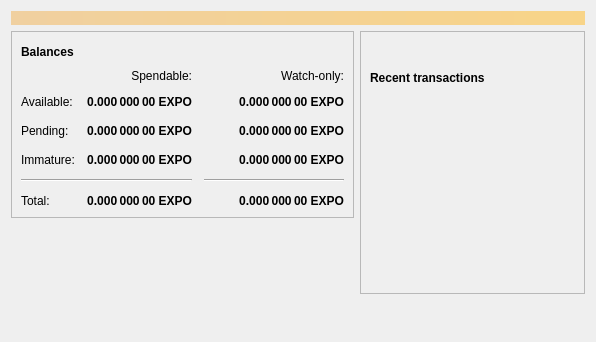
<?xml version="1.0" encoding="UTF-8"?>
<ui version="4.0">
 <class>OverviewPage</class>
 <widget class="QWidget" name="OverviewPage">
  <property name="geometry">
   <rect>
    <x>0</x>
    <y>0</y>
    <width>596</width>
    <height>342</height>
   </rect>
  </property>
  <property name="windowTitle">
   <string>Form</string>
  </property>
  <layout class="QVBoxLayout" name="topLayout">
   <item>
    <widget class="QLabel" name="labelAlerts">
     <property name="visible">
      <bool>false</bool>
     </property>
     <property name="styleSheet">
      <string notr="true">QLabel { background-color: qlineargradient(x1: 0, y1: 0, x2: 1, y2: 0, stop:0 #F0D0A0, stop:1 #F8D488); color:#000000; }</string>
     </property>
     <property name="wordWrap">
      <bool>true</bool>
     </property>
     <property name="margin">
      <number>3</number>
     </property>
     <property name="textInteractionFlags">
      <set>Qt::TextSelectableByMouse</set>
     </property>
    </widget>
   </item>
   <item>
    <layout class="QHBoxLayout" name="horizontalLayout" stretch="1,1">
     <item>
      <layout class="QVBoxLayout" name="verticalLayout_2">
       <item>
        <widget class="QFrame" name="frame">
         <property name="frameShape">
          <enum>QFrame::StyledPanel</enum>
         </property>
         <property name="frameShadow">
          <enum>QFrame::Raised</enum>
         </property>
         <layout class="QVBoxLayout" name="verticalLayout_4">
          <item>
           <layout class="QHBoxLayout" name="horizontalLayout_4">
            <item>
             <widget class="QLabel" name="label_5">
              <property name="font">
               <font>
                <weight>75</weight>
                <bold>true</bold>
               </font>
              </property>
              <property name="text">
               <string>Balances</string>
              </property>
             </widget>
            </item>
            <item>
             <widget class="QPushButton" name="labelWalletStatus">
              <property name="enabled">
               <bool>true</bool>
              </property>
              <property name="maximumSize">
               <size>
                <width>30</width>
                <height>16777215</height>
               </size>
              </property>
              <property name="toolTip">
               <string>The displayed information may be out of date. Your wallet automatically synchronizes with the ExpoCash network after a connection is established, but this process has not completed yet.</string>
              </property>
              <property name="text">
               <string/>
              </property>
              <property name="icon">
               <iconset resource="../bitcoin.qrc">
                <normaloff>:/icons/warning</normaloff>
                <disabledoff>:/icons/warning</disabledoff>:/icons/warning</iconset>
              </property>
              <property name="iconSize">
               <size>
                <width>24</width>
                <height>24</height>
               </size>
              </property>
              <property name="flat">
               <bool>true</bool>
              </property>
             </widget>
            </item>
            <item>
             <spacer name="horizontalSpacer_3">
              <property name="orientation">
               <enum>Qt::Horizontal</enum>
              </property>
              <property name="sizeHint" stdset="0">
               <size>
                <width>40</width>
                <height>20</height>
               </size>
              </property>
             </spacer>
            </item>
           </layout>
          </item>
          <item>
           <layout class="QGridLayout" name="gridLayout">
            <property name="spacing">
             <number>12</number>
            </property>
            <item row="2" column="2">
             <widget class="QLabel" name="labelWatchPending">
              <property name="font">
               <font>
                <weight>75</weight>
                <bold>true</bold>
               </font>
              </property>
              <property name="cursor">
               <cursorShape>IBeamCursor</cursorShape>
              </property>
              <property name="toolTip">
               <string>Unconfirmed transactions to watch-only addresses</string>
              </property>
              <property name="text">
               <string notr="true">0.000 000 00 EXPO</string>
              </property>
              <property name="alignment">
               <set>Qt::AlignRight|Qt::AlignTrailing|Qt::AlignVCenter</set>
              </property>
              <property name="textInteractionFlags">
               <set>Qt::LinksAccessibleByMouse|Qt::TextSelectableByKeyboard|Qt::TextSelectableByMouse</set>
              </property>
             </widget>
            </item>
            <item row="2" column="1">
             <widget class="QLabel" name="labelUnconfirmed">
              <property name="font">
               <font>
                <weight>75</weight>
                <bold>true</bold>
               </font>
              </property>
              <property name="cursor">
               <cursorShape>IBeamCursor</cursorShape>
              </property>
              <property name="toolTip">
               <string>Total of transactions that have yet to be confirmed, and do not yet count toward the spendable balance</string>
              </property>
              <property name="text">
               <string notr="true">0.000 000 00 EXPO</string>
              </property>
              <property name="alignment">
               <set>Qt::AlignRight|Qt::AlignTrailing|Qt::AlignVCenter</set>
              </property>
              <property name="textInteractionFlags">
               <set>Qt::LinksAccessibleByMouse|Qt::TextSelectableByKeyboard|Qt::TextSelectableByMouse</set>
              </property>
             </widget>
            </item>
            <item row="3" column="2">
             <widget class="QLabel" name="labelWatchImmature">
              <property name="font">
               <font>
                <weight>75</weight>
                <bold>true</bold>
               </font>
              </property>
              <property name="cursor">
               <cursorShape>IBeamCursor</cursorShape>
              </property>
              <property name="toolTip">
               <string>Mined balance in watch-only addresses that has not yet matured</string>
              </property>
              <property name="text">
               <string notr="true">0.000 000 00 EXPO</string>
              </property>
              <property name="alignment">
               <set>Qt::AlignRight|Qt::AlignTrailing|Qt::AlignVCenter</set>
              </property>
              <property name="textInteractionFlags">
               <set>Qt::LinksAccessibleByMouse|Qt::TextSelectableByKeyboard|Qt::TextSelectableByMouse</set>
              </property>
             </widget>
            </item>
            <item row="4" column="0" colspan="2">
             <widget class="Line" name="line">
              <property name="orientation">
               <enum>Qt::Horizontal</enum>
              </property>
             </widget>
            </item>
            <item row="4" column="2">
             <widget class="Line" name="lineWatchBalance">
              <property name="sizePolicy">
               <sizepolicy hsizetype="Preferred" vsizetype="Fixed">
                <horstretch>0</horstretch>
                <verstretch>0</verstretch>
               </sizepolicy>
              </property>
              <property name="minimumSize">
               <size>
                <width>140</width>
                <height>0</height>
               </size>
              </property>
              <property name="orientation">
               <enum>Qt::Horizontal</enum>
              </property>
             </widget>
            </item>
            <item row="5" column="0">
             <widget class="QLabel" name="labelTotalText">
              <property name="text">
               <string>Total:</string>
              </property>
             </widget>
            </item>
            <item row="3" column="1">
             <widget class="QLabel" name="labelImmature">
              <property name="font">
               <font>
                <weight>75</weight>
                <bold>true</bold>
               </font>
              </property>
              <property name="cursor">
               <cursorShape>IBeamCursor</cursorShape>
              </property>
              <property name="toolTip">
               <string>Mined balance that has not yet matured</string>
              </property>
              <property name="text">
               <string notr="true">0.000 000 00 EXPO</string>
              </property>
              <property name="alignment">
               <set>Qt::AlignRight|Qt::AlignTrailing|Qt::AlignVCenter</set>
              </property>
              <property name="textInteractionFlags">
               <set>Qt::LinksAccessibleByMouse|Qt::TextSelectableByKeyboard|Qt::TextSelectableByMouse</set>
              </property>
             </widget>
            </item>
            <item row="2" column="3">
             <spacer name="horizontalSpacer_2">
              <property name="orientation">
               <enum>Qt::Horizontal</enum>
              </property>
              <property name="sizeHint" stdset="0">
               <size>
                <width>40</width>
                <height>20</height>
               </size>
              </property>
             </spacer>
            </item>
            <item row="3" column="0">
             <widget class="QLabel" name="labelImmatureText">
              <property name="text">
               <string>Immature:</string>
              </property>
             </widget>
            </item>
            <item row="5" column="1">
             <widget class="QLabel" name="labelTotal">
              <property name="font">
               <font>
                <weight>75</weight>
                <bold>true</bold>
               </font>
              </property>
              <property name="cursor">
               <cursorShape>IBeamCursor</cursorShape>
              </property>
              <property name="toolTip">
               <string>Your current total balance</string>
              </property>
              <property name="text">
               <string notr="true">0.000 000 00 EXPO</string>
              </property>
              <property name="alignment">
               <set>Qt::AlignRight|Qt::AlignTrailing|Qt::AlignVCenter</set>
              </property>
              <property name="textInteractionFlags">
               <set>Qt::LinksAccessibleByMouse|Qt::TextSelectableByKeyboard|Qt::TextSelectableByMouse</set>
              </property>
             </widget>
            </item>
            <item row="5" column="2">
             <widget class="QLabel" name="labelWatchTotal">
              <property name="font">
               <font>
                <weight>75</weight>
                <bold>true</bold>
               </font>
              </property>
              <property name="cursor">
               <cursorShape>IBeamCursor</cursorShape>
              </property>
              <property name="toolTip">
               <string>Current total balance in watch-only addresses</string>
              </property>
              <property name="text">
               <string notr="true">0.000 000 00 EXPO</string>
              </property>
              <property name="alignment">
               <set>Qt::AlignRight|Qt::AlignTrailing|Qt::AlignVCenter</set>
              </property>
              <property name="textInteractionFlags">
               <set>Qt::LinksAccessibleByMouse|Qt::TextSelectableByKeyboard|Qt::TextSelectableByMouse</set>
              </property>
             </widget>
            </item>
            <item row="0" column="2">
             <widget class="QLabel" name="labelWatchonly">
              <property name="text">
               <string>Watch-only:</string>
              </property>
              <property name="alignment">
               <set>Qt::AlignRight|Qt::AlignTrailing|Qt::AlignVCenter</set>
              </property>
             </widget>
            </item>
            <item row="1" column="0">
             <widget class="QLabel" name="labelBalanceText">
              <property name="text">
               <string>Available:</string>
              </property>
             </widget>
            </item>
            <item row="1" column="1">
             <widget class="QLabel" name="labelBalance">
              <property name="font">
               <font>
                <weight>75</weight>
                <bold>true</bold>
               </font>
              </property>
              <property name="cursor">
               <cursorShape>IBeamCursor</cursorShape>
              </property>
              <property name="toolTip">
               <string>Your current spendable balance</string>
              </property>
              <property name="text">
               <string notr="true">0.000 000 00 EXPO</string>
              </property>
              <property name="alignment">
               <set>Qt::AlignRight|Qt::AlignTrailing|Qt::AlignVCenter</set>
              </property>
              <property name="textInteractionFlags">
               <set>Qt::LinksAccessibleByMouse|Qt::TextSelectableByKeyboard|Qt::TextSelectableByMouse</set>
              </property>
             </widget>
            </item>
            <item row="1" column="2">
             <widget class="QLabel" name="labelWatchAvailable">
              <property name="font">
               <font>
                <weight>75</weight>
                <bold>true</bold>
               </font>
              </property>
              <property name="cursor">
               <cursorShape>IBeamCursor</cursorShape>
              </property>
              <property name="toolTip">
               <string>Your current balance in watch-only addresses</string>
              </property>
              <property name="text">
               <string notr="true">0.000 000 00 EXPO</string>
              </property>
              <property name="alignment">
               <set>Qt::AlignRight|Qt::AlignTrailing|Qt::AlignVCenter</set>
              </property>
              <property name="textInteractionFlags">
               <set>Qt::LinksAccessibleByMouse|Qt::TextSelectableByKeyboard|Qt::TextSelectableByMouse</set>
              </property>
             </widget>
            </item>
            <item row="2" column="0">
             <widget class="QLabel" name="labelPendingText">
              <property name="text">
               <string>Pending:</string>
              </property>
             </widget>
            </item>
            <item row="0" column="1">
             <widget class="QLabel" name="labelSpendable">
              <property name="text">
               <string>Spendable:</string>
              </property>
              <property name="alignment">
               <set>Qt::AlignRight|Qt::AlignTrailing|Qt::AlignVCenter</set>
              </property>
             </widget>
            </item>
           </layout>
          </item>
         </layout>
        </widget>
       </item>
       <item>
        <spacer name="verticalSpacer">
         <property name="orientation">
          <enum>Qt::Vertical</enum>
         </property>
         <property name="sizeHint" stdset="0">
          <size>
           <width>20</width>
           <height>40</height>
          </size>
         </property>
        </spacer>
       </item>
      </layout>
     </item>
     <item>
      <layout class="QVBoxLayout" name="verticalLayout_3">
       <item>
        <widget class="QFrame" name="frame_2">
         <property name="frameShape">
          <enum>QFrame::StyledPanel</enum>
         </property>
         <property name="frameShadow">
          <enum>QFrame::Raised</enum>
         </property>
         <layout class="QVBoxLayout" name="verticalLayout">
          <item>
           <layout class="QHBoxLayout" name="horizontalLayout_3">
            <item>
             <widget class="QLabel" name="labelHorizontalLogo">
              <property name="maximumSize">
               <size>
                <width>305</width>
                <height>502</height>
               </size>
              </property>
              <property name="text">
               <string/>
              </property>
              <property name="pixmap">
               <pixmap resource="../bitcoin.qrc">:/icons/horizontal_logo</pixmap>
              </property>
              <property name="scaledContents">
               <bool>false</bool>
              </property>
              <property name="alignment">
               <set>Qt::AlignBottom|Qt::AlignLeading|Qt::AlignLeft</set>
              </property>
             </widget>
            </item>
            <item>
             <spacer name="horizontalSpacer_4">
              <property name="orientation">
               <enum>Qt::Horizontal</enum>
              </property>
              <property name="sizeHint" stdset="0">
               <size>
                <width>40</width>
                <height>20</height>
               </size>
              </property>
             </spacer>
            </item>
           </layout>
          </item>
          <item>
           <layout class="QHBoxLayout" name="horizontalLayout_2">
            <item>
             <widget class="QLabel" name="label_4">
              <property name="font">
               <font>
                <weight>75</weight>
                <bold>true</bold>
               </font>
              </property>
              <property name="text">
               <string>Recent transactions</string>
              </property>
             </widget>
            </item>
            <item>
             <widget class="QPushButton" name="labelTransactionsStatus">
              <property name="enabled">
               <bool>true</bool>
              </property>
              <property name="maximumSize">
               <size>
                <width>30</width>
                <height>16777215</height>
               </size>
              </property>
              <property name="toolTip">
               <string>The displayed information may be out of date. Your wallet automatically synchronizes with the ExpoCash network after a connection is established, but this process has not completed yet.</string>
              </property>
              <property name="text">
               <string/>
              </property>
              <property name="icon">
               <iconset resource="../bitcoin.qrc">
                <normaloff>:/icons/warning</normaloff>
                <disabledoff>:/icons/warning</disabledoff>:/icons/warning</iconset>
              </property>
              <property name="iconSize">
               <size>
                <width>24</width>
                <height>24</height>
               </size>
              </property>
              <property name="flat">
               <bool>true</bool>
              </property>
             </widget>
            </item>
            <item>
             <spacer name="horizontalSpacer">
              <property name="orientation">
               <enum>Qt::Horizontal</enum>
              </property>
              <property name="sizeHint" stdset="0">
               <size>
                <width>40</width>
                <height>20</height>
               </size>
              </property>
             </spacer>
            </item>
           </layout>
          </item>
          <item>
           <widget class="QListView" name="listTransactions">
            <property name="styleSheet">
             <string notr="true">QListView { background: transparent; }</string>
            </property>
            <property name="frameShape">
             <enum>QFrame::NoFrame</enum>
            </property>
            <property name="verticalScrollBarPolicy">
             <enum>Qt::ScrollBarAlwaysOff</enum>
            </property>
            <property name="horizontalScrollBarPolicy">
             <enum>Qt::ScrollBarAlwaysOff</enum>
            </property>
            <property name="selectionMode">
             <enum>QAbstractItemView::NoSelection</enum>
            </property>
           </widget>
          </item>
         </layout>
        </widget>
       </item>
       <item>
        <spacer name="verticalSpacer_2">
         <property name="orientation">
          <enum>Qt::Vertical</enum>
         </property>
         <property name="sizeHint" stdset="0">
          <size>
           <width>20</width>
           <height>40</height>
          </size>
         </property>
        </spacer>
       </item>
      </layout>
     </item>
    </layout>
   </item>
  </layout>
 </widget>
 <resources>
  <include location="../bitcoin.qrc"/>
 </resources>
 <connections/>
</ui>
